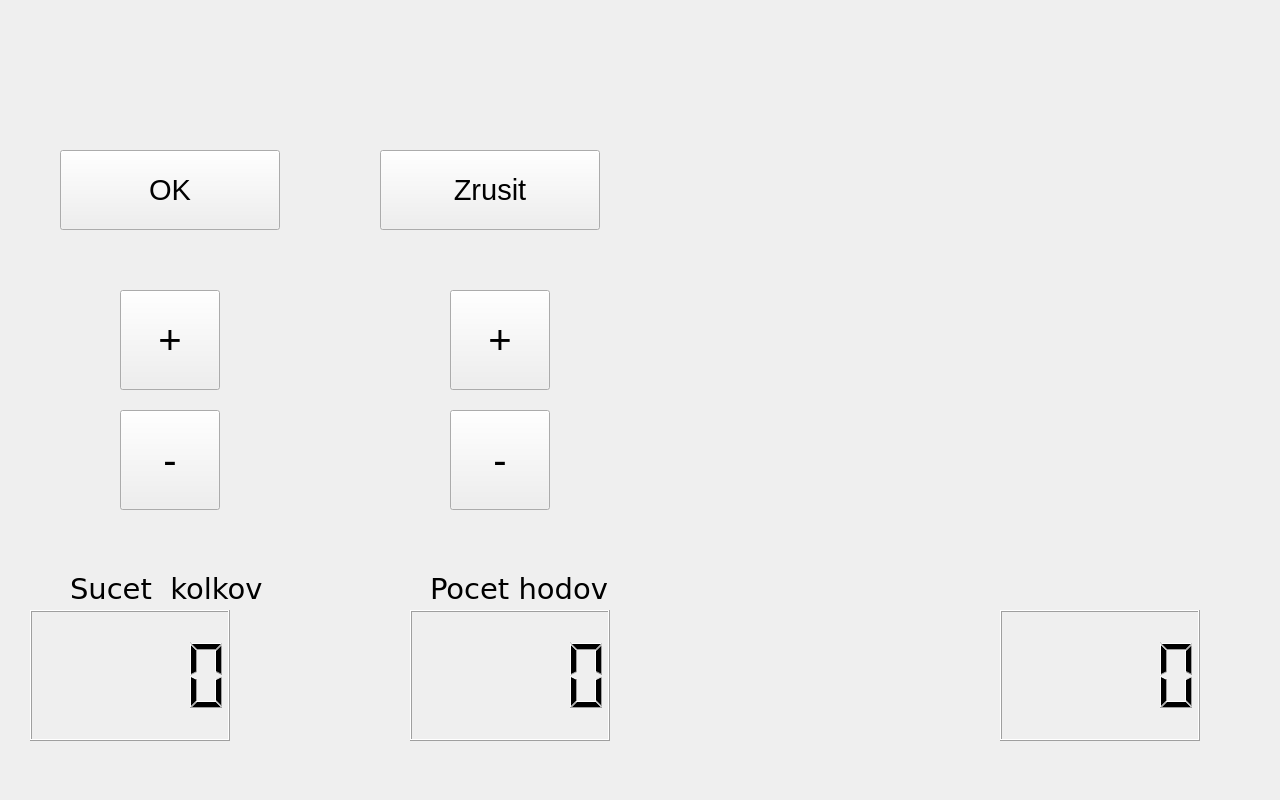
<?xml version="1.0" encoding="UTF-8"?>
<ui version="4.0">
 <class>ChangerWindow</class>
 <widget class="QDialog" name="ChangerWindow">
  <property name="geometry">
   <rect>
    <x>0</x>
    <y>0</y>
    <width>1280</width>
    <height>800</height>
   </rect>
  </property>
  <property name="windowTitle">
   <string>Dialog</string>
  </property>
  <widget class="QPushButton" name="pin6">
   <property name="geometry">
    <rect>
     <x>1140</x>
     <y>270</y>
     <width>51</width>
     <height>171</height>
    </rect>
   </property>
   <property name="text">
    <string/>
   </property>
   <property name="icon">
    <iconset resource="ninepins.qrc">
     <normaloff>:/images/kolok1.png</normaloff>
     <normalon>:/images/kolok2.png</normalon>:/images/kolok1.png</iconset>
   </property>
   <property name="iconSize">
    <size>
     <width>100</width>
     <height>173</height>
    </size>
   </property>
   <property name="flat">
    <bool>true</bool>
   </property>
  </widget>
  <widget class="QPushButton" name="pin5">
   <property name="geometry">
    <rect>
     <x>920</x>
     <y>270</y>
     <width>51</width>
     <height>171</height>
    </rect>
   </property>
   <property name="text">
    <string/>
   </property>
   <property name="icon">
    <iconset resource="ninepins.qrc">
     <normaloff>:/images/kolok1.png</normaloff>
     <normalon>:/images/kolok2.png</normalon>:/images/kolok1.png</iconset>
   </property>
   <property name="iconSize">
    <size>
     <width>100</width>
     <height>173</height>
    </size>
   </property>
   <property name="flat">
    <bool>true</bool>
   </property>
  </widget>
  <widget class="QLCDNumber" name="scoreLCD">
   <property name="geometry">
    <rect>
     <x>30</x>
     <y>610</y>
     <width>200</width>
     <height>131</height>
    </rect>
   </property>
  </widget>
  <widget class="QPushButton" name="pin7">
   <property name="geometry">
    <rect>
     <x>800</x>
     <y>180</y>
     <width>51</width>
     <height>171</height>
    </rect>
   </property>
   <property name="text">
    <string/>
   </property>
   <property name="icon">
    <iconset resource="ninepins.qrc">
     <normaloff>:/images/kolok1.png</normaloff>
     <normalon>:/images/kolok2.png</normalon>:/images/kolok1.png</iconset>
   </property>
   <property name="iconSize">
    <size>
     <width>100</width>
     <height>173</height>
    </size>
   </property>
   <property name="flat">
    <bool>true</bool>
   </property>
  </widget>
  <widget class="QPushButton" name="pin2">
   <property name="geometry">
    <rect>
     <x>800</x>
     <y>380</y>
     <width>51</width>
     <height>171</height>
    </rect>
   </property>
   <property name="autoFillBackground">
    <bool>false</bool>
   </property>
   <property name="text">
    <string/>
   </property>
   <property name="icon">
    <iconset resource="ninepins.qrc">
     <normaloff>:/images/kolok1.png</normaloff>:/images/kolok1.png</iconset>
   </property>
   <property name="iconSize">
    <size>
     <width>100</width>
     <height>173</height>
    </size>
   </property>
   <property name="shortcut">
    <string notr="true"/>
   </property>
   <property name="checkable">
    <bool>false</bool>
   </property>
   <property name="autoRepeat">
    <bool>false</bool>
   </property>
   <property name="autoExclusive">
    <bool>false</bool>
   </property>
   <property name="autoDefault">
    <bool>true</bool>
   </property>
   <property name="default">
    <bool>false</bool>
   </property>
   <property name="flat">
    <bool>true</bool>
   </property>
  </widget>
  <widget class="QLCDNumber" name="roundsLCD">
   <property name="geometry">
    <rect>
     <x>410</x>
     <y>610</y>
     <width>200</width>
     <height>131</height>
    </rect>
   </property>
  </widget>
  <widget class="QLCDNumber" name="pointsLCD">
   <property name="geometry">
    <rect>
     <x>1000</x>
     <y>610</y>
     <width>200</width>
     <height>131</height>
    </rect>
   </property>
  </widget>
  <widget class="QPushButton" name="pin4">
   <property name="geometry">
    <rect>
     <x>690</x>
     <y>270</y>
     <width>51</width>
     <height>171</height>
    </rect>
   </property>
   <property name="text">
    <string/>
   </property>
   <property name="icon">
    <iconset resource="ninepins.qrc">
     <normaloff>:/images/kolok1.png</normaloff>
     <normalon>:/images/kolok2.png</normalon>:/images/kolok1.png</iconset>
   </property>
   <property name="iconSize">
    <size>
     <width>100</width>
     <height>173</height>
    </size>
   </property>
   <property name="flat">
    <bool>true</bool>
   </property>
  </widget>
  <widget class="QLabel" name="label_3">
   <property name="geometry">
    <rect>
     <x>70</x>
     <y>570</y>
     <width>211</width>
     <height>37</height>
    </rect>
   </property>
   <property name="font">
    <font>
     <family>Verdana</family>
     <pointsize>22</pointsize>
    </font>
   </property>
   <property name="acceptDrops">
    <bool>false</bool>
   </property>
   <property name="layoutDirection">
    <enum>Qt::RightToLeft</enum>
   </property>
   <property name="text">
    <string>Sucet  kolkov</string>
   </property>
  </widget>
  <widget class="QPushButton" name="pin9">
   <property name="geometry">
    <rect>
     <x>920</x>
     <y>70</y>
     <width>53</width>
     <height>171</height>
    </rect>
   </property>
   <property name="text">
    <string/>
   </property>
   <property name="icon">
    <iconset resource="ninepins.qrc">
     <normaloff>:/images/kolok1.png</normaloff>
     <normalon>:/images/kolok2.png</normalon>:/images/kolok1.png</iconset>
   </property>
   <property name="iconSize">
    <size>
     <width>100</width>
     <height>173</height>
    </size>
   </property>
   <property name="flat">
    <bool>true</bool>
   </property>
  </widget>
  <widget class="QLabel" name="label_4">
   <property name="geometry">
    <rect>
     <x>430</x>
     <y>570</y>
     <width>191</width>
     <height>37</height>
    </rect>
   </property>
   <property name="font">
    <font>
     <family>Verdana</family>
     <pointsize>22</pointsize>
    </font>
   </property>
   <property name="acceptDrops">
    <bool>false</bool>
   </property>
   <property name="layoutDirection">
    <enum>Qt::RightToLeft</enum>
   </property>
   <property name="text">
    <string>Pocet hodov</string>
   </property>
  </widget>
  <widget class="QPushButton" name="pin3">
   <property name="geometry">
    <rect>
     <x>1030</x>
     <y>380</y>
     <width>51</width>
     <height>171</height>
    </rect>
   </property>
   <property name="text">
    <string/>
   </property>
   <property name="icon">
    <iconset resource="ninepins.qrc">
     <normaloff>:/images/kolok1.png</normaloff>
     <normalon>:/images/kolok2.png</normalon>:/images/kolok1.png</iconset>
   </property>
   <property name="iconSize">
    <size>
     <width>100</width>
     <height>173</height>
    </size>
   </property>
   <property name="flat">
    <bool>true</bool>
   </property>
  </widget>
  <widget class="QPushButton" name="pin1">
   <property name="geometry">
    <rect>
     <x>920</x>
     <y>470</y>
     <width>51</width>
     <height>171</height>
    </rect>
   </property>
   <property name="text">
    <string/>
   </property>
   <property name="icon">
    <iconset resource="ninepins.qrc">
     <normaloff>:/images/kolok1.png</normaloff>
     <normalon>:/images/kolok2.png</normalon>:/images/kolok1.png</iconset>
   </property>
   <property name="iconSize">
    <size>
     <width>100</width>
     <height>173</height>
    </size>
   </property>
   <property name="flat">
    <bool>true</bool>
   </property>
  </widget>
  <widget class="QPushButton" name="pin8">
   <property name="geometry">
    <rect>
     <x>1030</x>
     <y>180</y>
     <width>51</width>
     <height>171</height>
    </rect>
   </property>
   <property name="text">
    <string/>
   </property>
   <property name="icon">
    <iconset resource="ninepins.qrc">
     <normaloff>:/images/kolok1.png</normaloff>
     <normalon>:/images/kolok2.png</normalon>:/images/kolok1.png</iconset>
   </property>
   <property name="iconSize">
    <size>
     <width>100</width>
     <height>173</height>
    </size>
   </property>
   <property name="flat">
    <bool>true</bool>
   </property>
  </widget>
  <widget class="QPushButton" name="scorePlus">
   <property name="geometry">
    <rect>
     <x>120</x>
     <y>290</y>
     <width>100</width>
     <height>100</height>
    </rect>
   </property>
   <property name="font">
    <font>
     <pointsize>30</pointsize>
    </font>
   </property>
   <property name="text">
    <string>+</string>
   </property>
  </widget>
  <widget class="QPushButton" name="scoreMinus">
   <property name="geometry">
    <rect>
     <x>120</x>
     <y>410</y>
     <width>100</width>
     <height>100</height>
    </rect>
   </property>
   <property name="font">
    <font>
     <pointsize>30</pointsize>
    </font>
   </property>
   <property name="text">
    <string>-</string>
   </property>
  </widget>
  <widget class="QPushButton" name="roundsPlus">
   <property name="geometry">
    <rect>
     <x>450</x>
     <y>290</y>
     <width>100</width>
     <height>100</height>
    </rect>
   </property>
   <property name="font">
    <font>
     <pointsize>30</pointsize>
    </font>
   </property>
   <property name="text">
    <string>+</string>
   </property>
  </widget>
  <widget class="QPushButton" name="roundsMinus">
   <property name="geometry">
    <rect>
     <x>450</x>
     <y>410</y>
     <width>100</width>
     <height>100</height>
    </rect>
   </property>
   <property name="font">
    <font>
     <pointsize>30</pointsize>
    </font>
   </property>
   <property name="text">
    <string>-</string>
   </property>
  </widget>
  <widget class="QPushButton" name="okButton">
   <property name="geometry">
    <rect>
     <x>60</x>
     <y>150</y>
     <width>220</width>
     <height>80</height>
    </rect>
   </property>
   <property name="font">
    <font>
     <pointsize>22</pointsize>
    </font>
   </property>
   <property name="text">
    <string>OK</string>
   </property>
  </widget>
  <widget class="QPushButton" name="cancelButton">
   <property name="geometry">
    <rect>
     <x>380</x>
     <y>150</y>
     <width>220</width>
     <height>80</height>
    </rect>
   </property>
   <property name="font">
    <font>
     <pointsize>22</pointsize>
    </font>
   </property>
   <property name="text">
    <string>Zrusit</string>
   </property>
  </widget>
 </widget>
 <resources>
  <include location="ninepins.qrc"/>
 </resources>
 <connections/>
</ui>
